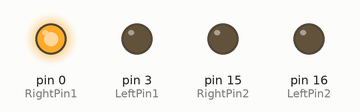
Simulated run of this sketch. Board: Arduino Uno, built with avr-gcc and run on an emulated ATmega328P. Shown: output pins drawn as LEDs (lit = HIGH).

Above: at 0.05 s.
At 3.05 s:
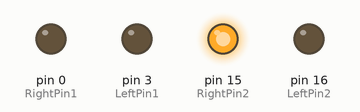
At 6.05 s:
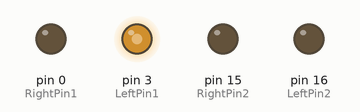
At 9.05 s:
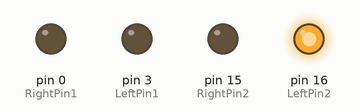
At 11.95 s:
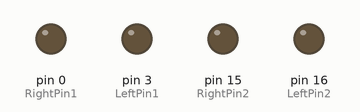
Timing chart, 0 to 15.6 s (numbered marks = the images above):
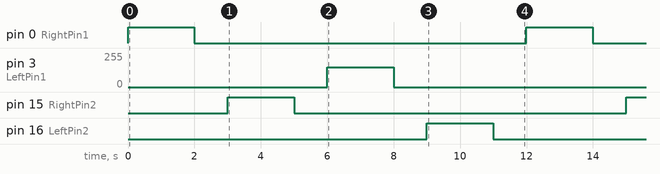

The sketch:

AWD.ino.ino
```cpp
const int RightPin1 = 0;
const int RightPin2 = 15;
const int LeftPin1 = 3;
const int LeftPin2 = 16;

void setup() {
  pinMode(RightPin1, OUTPUT);
  pinMode(RightPin2, OUTPUT);
  pinMode(LeftPin1, OUTPUT);
  pinMode(LeftPin2, OUTPUT);

  analogWrite(RightPin1, 0);
  analogWrite(RightPin2, 0);
  analogWrite(LeftPin1, 0);
  analogWrite(LeftPin2, 0);
}

void driveRightForward(){
  int startTime = millis();

  while (millis() - startTime < 2000){
    analogWrite(RightPin1, 150);
  }

  analogWrite(RightPin1, 0);
}

void driveRightBackward(){
  int startTime = millis();

  while (millis() - startTime < 2000){
    analogWrite(RightPin2, 150);
  }

  analogWrite(RightPin2, 0);
}

void driveLeftForward(){
  int startTime = millis();

  while (millis() - startTime < 2000){
    analogWrite(LeftPin1, 150);
  }

  analogWrite(LeftPin1, 0);
}

void driveLeftBackward(){
  int startTime = millis();

  while (millis() - startTime < 2000){
    analogWrite(LeftPin2, 150);
  }

  analogWrite(LeftPin2, 0);
}
void loop() {
  driveRightForward();
  delay(1000);
  driveRightBackward();
  delay(1000);
  driveLeftForward();
  delay(1000);
  driveLeftBackward();
  delay(1000);
}
```

Measured:
- by itself, pin 0 (RightPin1), pin 15 (RightPin2): alternates HIGH for 2.0 s and LOW for 10.0 s
- by itself, pin 3 (LeftPin1): alternates 150/255 for 2.0 s and 0/255 for 10.0 s
- by itself, pin 16 (LeftPin2): alternates HIGH for 2.0 s and LOW for 10.0 s, 4 changes in all, then stays LOW
